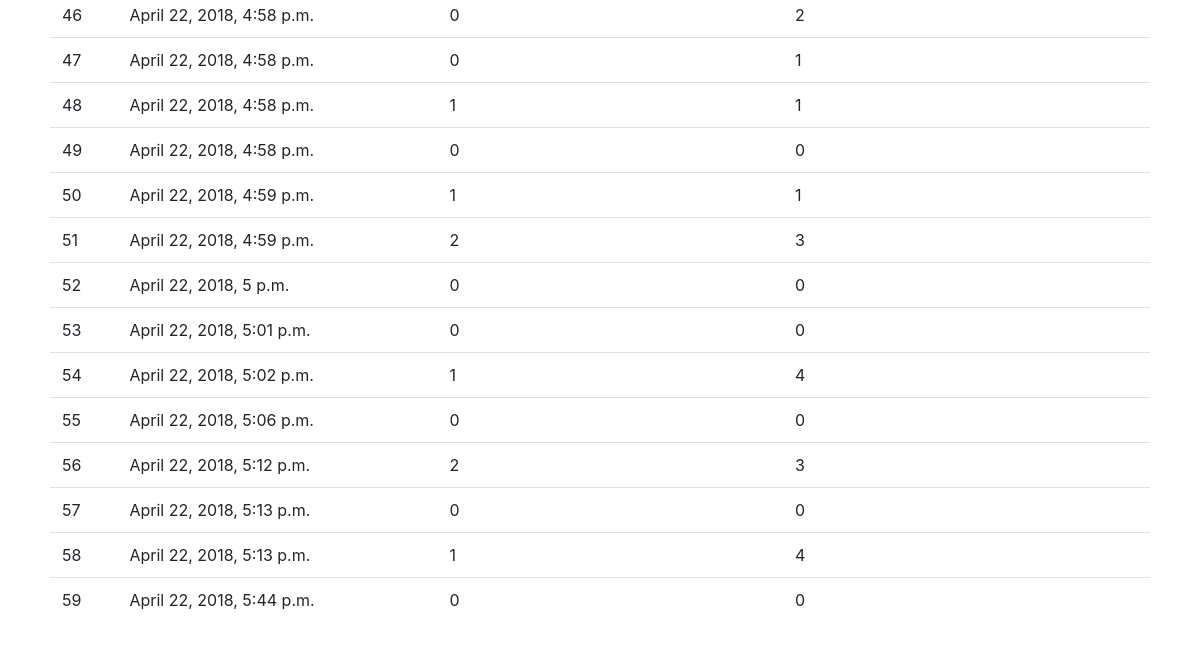
/polls/history/ (signed in, lower part), run on an earlier commit of the app's database.
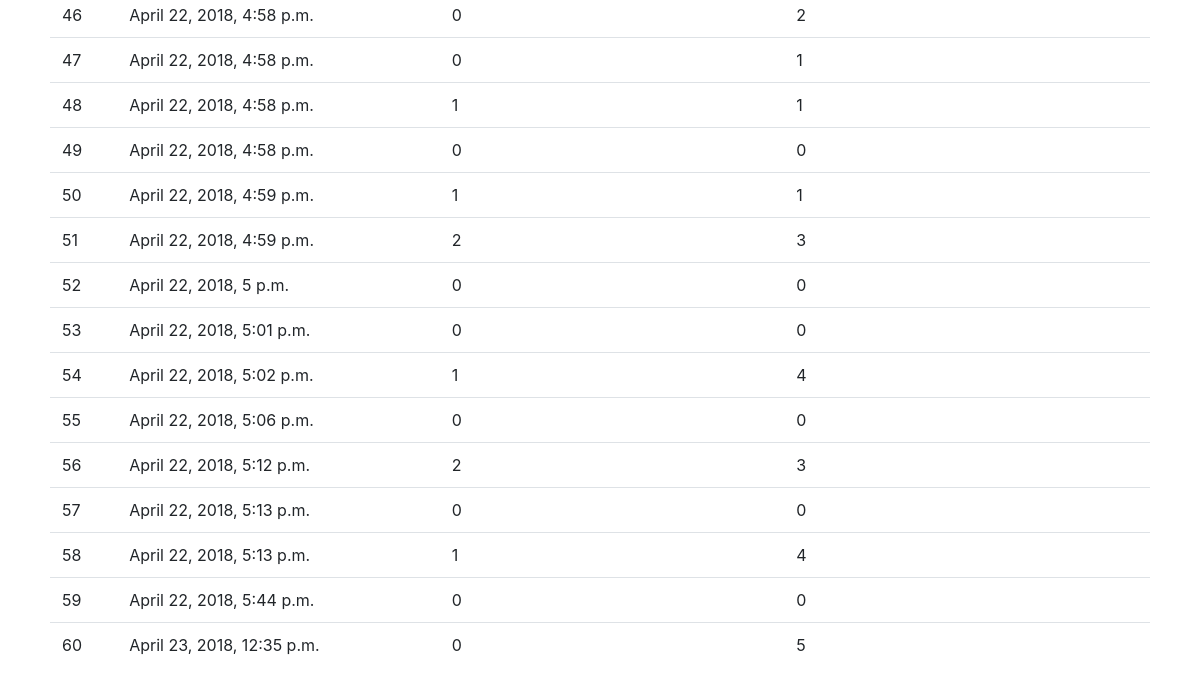
And on a later commit of the database.
### polls/models.py (models this page shows)
class Test(models.Model):
    user = models.ForeignKey(User, on_delete=models.CASCADE)
    number_of_correct_answer = models.IntegerField(default=0)
    number_of_incorrect_answer = models.IntegerField(default=0)
    data_passing = models.DateTimeField('date published')

### polls/views.py (the view)
def history(request):
    h = get_object_or_404(User, pk=request.user.pk)
    return render(request, 'polls/history.html', {'h': h})

### polls/templates/polls/history.html (shortened to what this page needs)
{% load staticfiles %}
<link rel="stylesheet" type="text/css" href="{% static 'polls/loggedin.css' %}"/>
<link href="//maxcdn.bootstrapcdn.com/bootstrap/4.0.0/css/bootstrap.min.css" rel="stylesheet" id="bootstrap-css">
<div class="container">
    <div class="row">
        <div class="table-responsive">
            <table class="table table-hover">
                <tbody id="myTable">
                {% for test in h.test_set.all %}
                {%if test.number_of_correct_answer > test.number_of_incorrect_answer%}
                <tr class="success">
                    <td>{{ forloop.counter }}</td>
                    <td>{{test.data_passing}}</td>
                    <td>{{test.number_of_correct_answer}}</td>
                    <td>{{test.number_of_incorrect_answer}}</td>
                </tr>
                {% else %}
                <tr>
                    <td>{{ forloop.counter }}</td>
                    <td>{{test.data_passing}}</td>
                    <td>{{test.number_of_correct_answer}}</td>
                    <td>{{test.number_of_incorrect_answer}}</td>
                </tr>
                {% endif %}
                {% endfor %}
                </tbody>
            </table>
        </div>
        <div class="col-md-12 text-center">
        </div>
    </div>
</div>

What changed in the data, as far as the page shows it:
added Test: data_passing "April 23, 2018, 12:35 p.m.", number_of_correct_answer "0", number_of_incorrect_answer "5"
